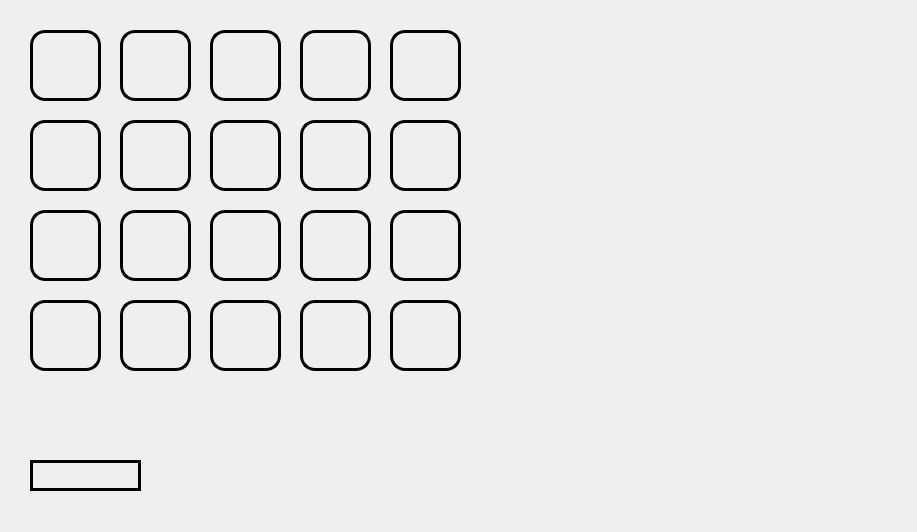
<?xml version="1.0" encoding="UTF-8"?>
<ui version="4.0">
 <class>Widget</class>
 <widget class="QWidget" name="Widget">
  <property name="enabled">
   <bool>true</bool>
  </property>
  <property name="geometry">
   <rect>
    <x>0</x>
    <y>0</y>
    <width>917</width>
    <height>532</height>
   </rect>
  </property>
  <property name="windowTitle">
   <string>Widget</string>
  </property>
  <widget class="QPushButton" name="cell00">
   <property name="geometry">
    <rect>
     <x>30</x>
     <y>30</y>
     <width>71</width>
     <height>71</height>
    </rect>
   </property>
   <property name="styleSheet">
    <string notr="true">border : 3px solid black; 
border-radius: 15px;</string>
   </property>
   <property name="text">
    <string/>
   </property>
  </widget>
  <widget class="QPushButton" name="cell01">
   <property name="geometry">
    <rect>
     <x>120</x>
     <y>30</y>
     <width>71</width>
     <height>71</height>
    </rect>
   </property>
   <property name="styleSheet">
    <string notr="true">border : 3px solid black; 
border-radius: 15px;</string>
   </property>
   <property name="text">
    <string/>
   </property>
  </widget>
  <widget class="QPushButton" name="cell02">
   <property name="geometry">
    <rect>
     <x>210</x>
     <y>30</y>
     <width>71</width>
     <height>71</height>
    </rect>
   </property>
   <property name="styleSheet">
    <string notr="true">border : 3px solid black; 
border-radius: 15px;</string>
   </property>
   <property name="text">
    <string/>
   </property>
  </widget>
  <widget class="QPushButton" name="cell03">
   <property name="geometry">
    <rect>
     <x>300</x>
     <y>30</y>
     <width>71</width>
     <height>71</height>
    </rect>
   </property>
   <property name="styleSheet">
    <string notr="true">border : 3px solid black; 
border-radius: 15px;</string>
   </property>
   <property name="text">
    <string/>
   </property>
  </widget>
  <widget class="QPushButton" name="cell04">
   <property name="geometry">
    <rect>
     <x>390</x>
     <y>30</y>
     <width>71</width>
     <height>71</height>
    </rect>
   </property>
   <property name="styleSheet">
    <string notr="true">border : 3px solid black; 
border-radius: 15px;</string>
   </property>
   <property name="text">
    <string/>
   </property>
  </widget>
  <widget class="QPushButton" name="cell14">
   <property name="geometry">
    <rect>
     <x>390</x>
     <y>120</y>
     <width>71</width>
     <height>71</height>
    </rect>
   </property>
   <property name="styleSheet">
    <string notr="true">border : 3px solid black; 
border-radius: 15px;
</string>
   </property>
   <property name="text">
    <string/>
   </property>
  </widget>
  <widget class="QPushButton" name="cell10">
   <property name="geometry">
    <rect>
     <x>30</x>
     <y>120</y>
     <width>71</width>
     <height>71</height>
    </rect>
   </property>
   <property name="styleSheet">
    <string notr="true">border : 3px solid black; 
border-radius: 15px;</string>
   </property>
   <property name="text">
    <string/>
   </property>
  </widget>
  <widget class="QPushButton" name="cell12">
   <property name="geometry">
    <rect>
     <x>210</x>
     <y>120</y>
     <width>71</width>
     <height>71</height>
    </rect>
   </property>
   <property name="styleSheet">
    <string notr="true">border : 3px solid black; 
border-radius: 15px;</string>
   </property>
   <property name="text">
    <string/>
   </property>
  </widget>
  <widget class="QPushButton" name="cell11">
   <property name="geometry">
    <rect>
     <x>120</x>
     <y>120</y>
     <width>71</width>
     <height>71</height>
    </rect>
   </property>
   <property name="styleSheet">
    <string notr="true">border : 3px solid black; 
border-radius: 15px;</string>
   </property>
   <property name="text">
    <string/>
   </property>
  </widget>
  <widget class="QPushButton" name="cell13">
   <property name="geometry">
    <rect>
     <x>300</x>
     <y>120</y>
     <width>71</width>
     <height>71</height>
    </rect>
   </property>
   <property name="styleSheet">
    <string notr="true">border : 3px solid black; 
border-radius: 15px;</string>
   </property>
   <property name="text">
    <string/>
   </property>
  </widget>
  <widget class="QPushButton" name="cell24">
   <property name="geometry">
    <rect>
     <x>390</x>
     <y>210</y>
     <width>71</width>
     <height>71</height>
    </rect>
   </property>
   <property name="styleSheet">
    <string notr="true">border : 3px solid black; 
border-radius: 15px;</string>
   </property>
   <property name="text">
    <string/>
   </property>
  </widget>
  <widget class="QPushButton" name="cell20">
   <property name="geometry">
    <rect>
     <x>30</x>
     <y>210</y>
     <width>71</width>
     <height>71</height>
    </rect>
   </property>
   <property name="styleSheet">
    <string notr="true">border : 3px solid black; 
border-radius: 15px;</string>
   </property>
   <property name="text">
    <string/>
   </property>
  </widget>
  <widget class="QPushButton" name="cell22">
   <property name="geometry">
    <rect>
     <x>210</x>
     <y>210</y>
     <width>71</width>
     <height>71</height>
    </rect>
   </property>
   <property name="styleSheet">
    <string notr="true">border : 3px solid black; 
border-radius: 15px;</string>
   </property>
   <property name="text">
    <string/>
   </property>
  </widget>
  <widget class="QPushButton" name="cell21">
   <property name="geometry">
    <rect>
     <x>120</x>
     <y>210</y>
     <width>71</width>
     <height>71</height>
    </rect>
   </property>
   <property name="styleSheet">
    <string notr="true">border : 3px solid black; 
border-radius: 15px;</string>
   </property>
   <property name="text">
    <string/>
   </property>
  </widget>
  <widget class="QPushButton" name="cell23">
   <property name="geometry">
    <rect>
     <x>300</x>
     <y>210</y>
     <width>71</width>
     <height>71</height>
    </rect>
   </property>
   <property name="styleSheet">
    <string notr="true">border : 3px solid black; 
border-radius: 15px;</string>
   </property>
   <property name="text">
    <string/>
   </property>
  </widget>
  <widget class="QPushButton" name="cell34">
   <property name="geometry">
    <rect>
     <x>390</x>
     <y>300</y>
     <width>71</width>
     <height>71</height>
    </rect>
   </property>
   <property name="styleSheet">
    <string notr="true">border : 3px solid black; 
border-radius: 15px;</string>
   </property>
   <property name="text">
    <string/>
   </property>
  </widget>
  <widget class="QPushButton" name="cell30">
   <property name="geometry">
    <rect>
     <x>30</x>
     <y>300</y>
     <width>71</width>
     <height>71</height>
    </rect>
   </property>
   <property name="styleSheet">
    <string notr="true">border : 3px solid black; 
border-radius: 15px;</string>
   </property>
   <property name="text">
    <string/>
   </property>
  </widget>
  <widget class="QPushButton" name="cell32">
   <property name="geometry">
    <rect>
     <x>210</x>
     <y>300</y>
     <width>71</width>
     <height>71</height>
    </rect>
   </property>
   <property name="styleSheet">
    <string notr="true">border : 3px solid black; 
border-radius: 15px;</string>
   </property>
   <property name="text">
    <string/>
   </property>
  </widget>
  <widget class="QPushButton" name="cell31">
   <property name="geometry">
    <rect>
     <x>120</x>
     <y>300</y>
     <width>71</width>
     <height>71</height>
    </rect>
   </property>
   <property name="styleSheet">
    <string notr="true">border : 3px solid black; 
border-radius: 15px;</string>
   </property>
   <property name="text">
    <string/>
   </property>
  </widget>
  <widget class="QPushButton" name="cell33">
   <property name="geometry">
    <rect>
     <x>300</x>
     <y>300</y>
     <width>71</width>
     <height>71</height>
    </rect>
   </property>
   <property name="styleSheet">
    <string notr="true">border : 3px solid black; 
border-radius: 15px;</string>
   </property>
   <property name="text">
    <string/>
   </property>
  </widget>
  <widget class="QPushButton" name="button_add_plant">
   <property name="geometry">
    <rect>
     <x>30</x>
     <y>460</y>
     <width>111</width>
     <height>31</height>
    </rect>
   </property>
   <property name="styleSheet">
    <string notr="true">border : 3px solid black; 
border-radius: 20px;</string>
   </property>
   <property name="text">
    <string/>
   </property>
  </widget>
 </widget>
 <resources/>
 <connections/>
</ui>
